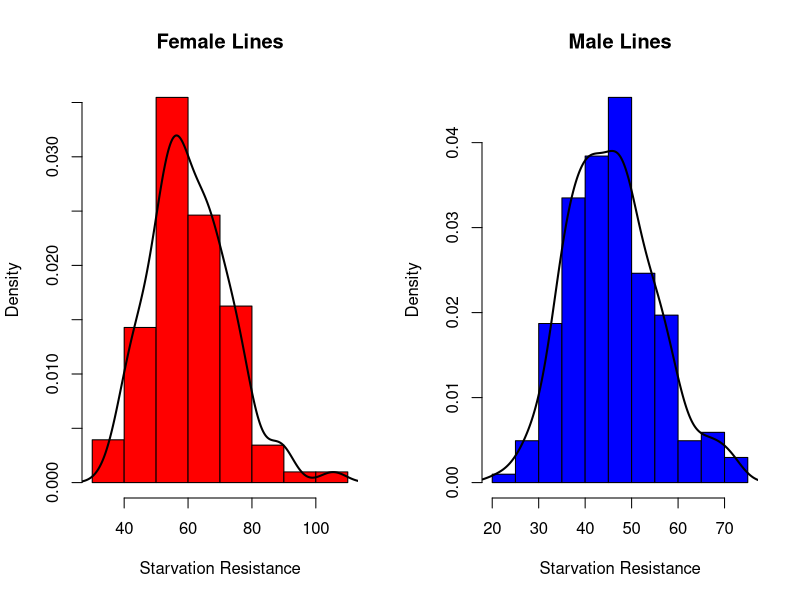
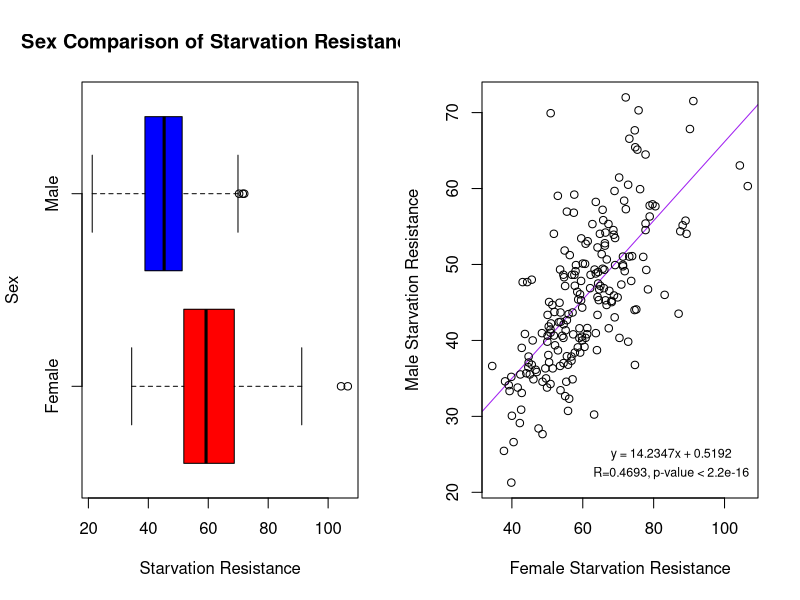
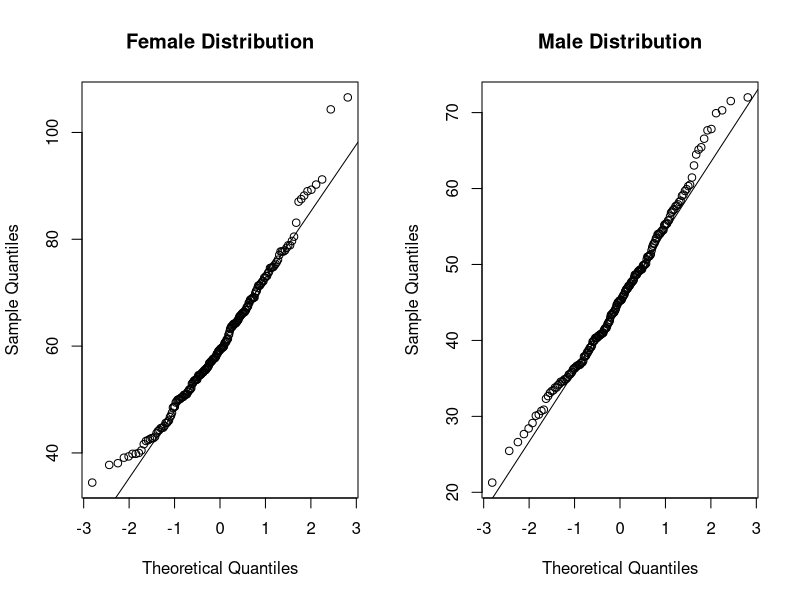
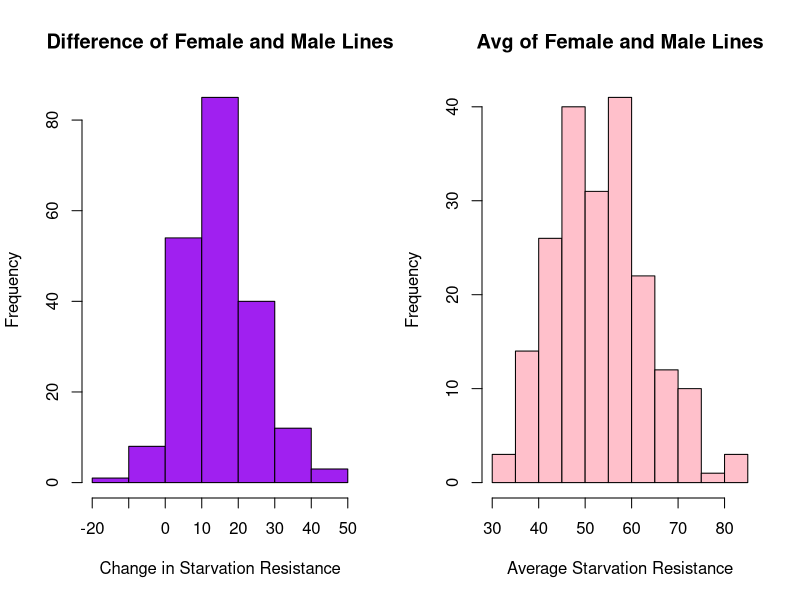
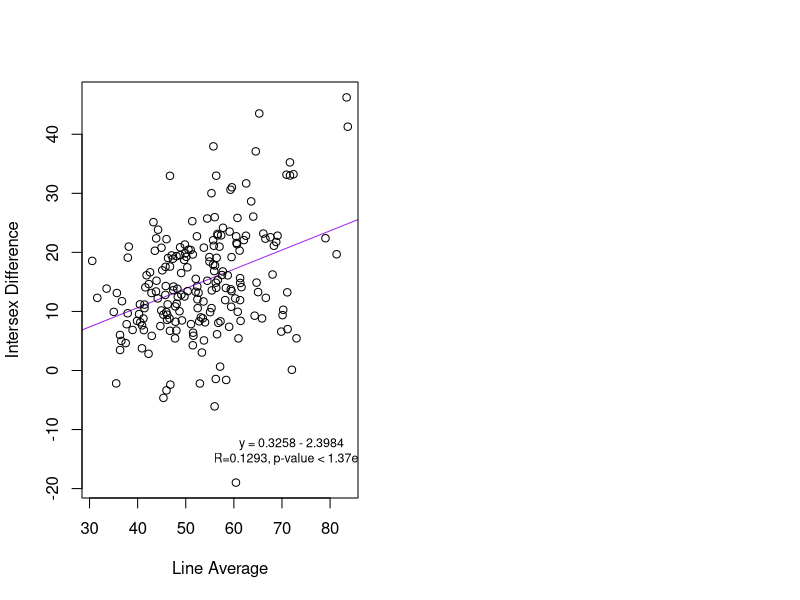

These figures' R source, in order:
## ---- chunk 1
library(dplyr)
library(data.table)
library(stringr)
library(tidyr)
starve <- tibble(read.csv("data/starve.csv")) %>% select(-X)
x <- starve$f
y <- starve$m

## ---- chunk 2

par(mfrow=c(1,2))

#Female
hist(x, 
     col="red",
     border="black",
     prob=TRUE,
     xlab = "Starvation Resistance",
     main = "Female Lines")

lines(density(x),
      lwd = 2,
      col = "black")

#Male
hist(y, 
     col="blue",
     border="black",
     prob=TRUE,
     xlab = "Starvation Resistance",
     main = "Male Lines")

lines(density(y),
      lwd = 2,
      col = "black")

## ---- chunk 3
boxplot(x,
        y,
        col = c("red","blue"),
        names=c("Female", "Male"),
        main="Sex Comparison of Starvation Resistance",
        xlab="Starvation Resistance",
        ylab="Sex",
        horizontal = TRUE)

## ---- chunk 4
plot(x,
     y,
     col="black",
     xlab="Female Starvation Resistance",
     ylab="Male Starvation Resistance",
     abline(reg=lm(y~x), 
            col="purple"))
text(x = 85, y = 25,
     "y = 14.2347x + 0.5192",
     cex = 0.75)
text(x = 85, y = 22.5,
     "R=0.4693, p-value < 2.2e-16",
     cex = 0.75)

#summary(lm(y~x))

## ---- chunk 5
par(mfrow=c(1,2))

qqnorm(x, main="Female Distribution")
qqline(x)
qqnorm(y, main="Male Distribution")
qqline(y)


## ---- chunk 6

Female_Starvation <- x
Male_Starvation <- y

shapiro.test(Female_Starvation)
shapiro.test(Male_Starvation)
## ---- chunk 7

par(mfrow=c(1,2))

#Difference
hist(starve$dif, 
     col="purple",
     border="black",
     xlab = "Change in Starvation Resistance",
     main = "Difference of Female and Male Lines")

#Average
hist(starve$avg, 
     col="pink",
     border="black",
     xlab = "Average Starvation Resistance",
     main = "Avg of Female and Male Lines")

## ---- chunk 8
plot(starve$avg,
     starve$dif,
     col="black",
     xlab="Line Average",
     ylab="Intersex Difference",
     abline(reg=lm(starve$dif~starve$avg), 
            col="purple"))
text(x = 72, y = -12.5,
     "y = 0.3258 - 2.3984",
     cex = 0.75)
text(x = 72, y = -15,
     "R=0.1293, p-value < 1.37e-7",
     cex = 0.75)

#summary(lm(starve$dif~starve$avg))

